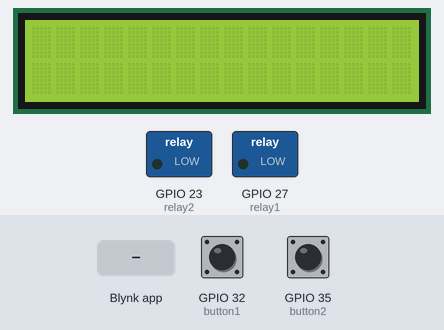
Simulated run of this program. Board: ESP32. Shown: 16×2 character LCD, switched loads named in the program (green lamp = pin HIGH). Inputs (shaded band) come from the test bench; at power-on: GPIO 32 (button1) HIGH, GPIO 35 (button2) HIGH. WiFi joins after 1.5 s; servers stay silent unless stated; the modem accepts every AT command (registered, SIM ready, sends succeed) and sends nothing else.

Above: at 3.5 s.
3.6 s: Blynk app writes 1 to V0
At 4.7 s:
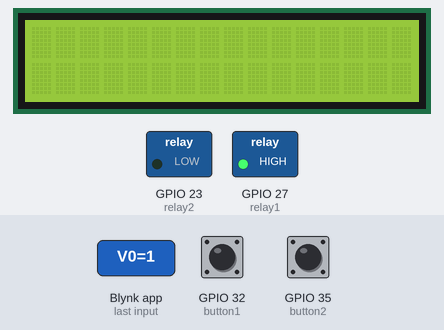
5.1 s: Blynk app writes 1 to V1
At 5.8 s:
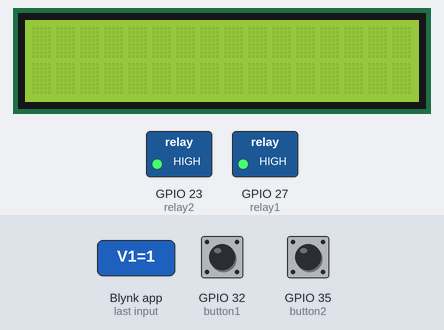
6.6 s: Blynk app writes 0 to V0
At 7.0 s:
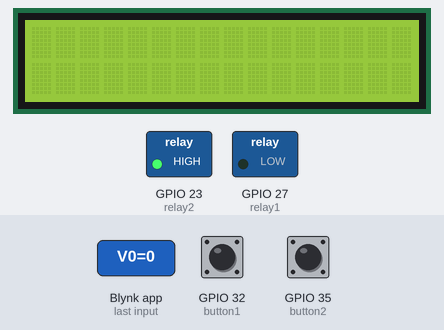
8.1 s: Blynk app writes 200 to V0
At 9.3 s:
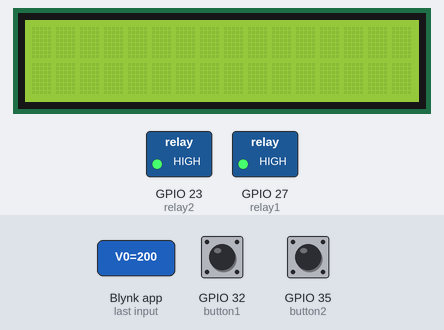
9.6 s: Blynk app writes 0 to V1
At 10.4 s:
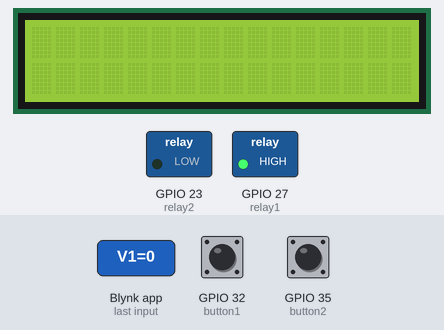
Timing chart, 0 to 12.1 s (numbered marks = the images above; inputs shaded):
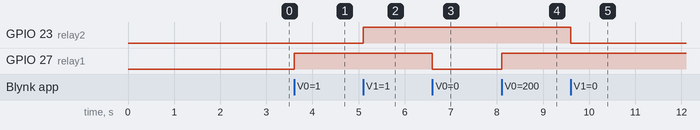

Measured:
- after the input at 3.6 s, GPIO 27 (relay1): LOW → HIGH at once
- after the input at 5.1 s, GPIO 23 (relay2): LOW → HIGH at once
- after the input at 6.6 s, GPIO 27 (relay1): HIGH → LOW at once
- after the input at 8.1 s, GPIO 27 (relay1): LOW → HIGH at once
- after the input at 9.6 s, GPIO 23 (relay2): HIGH → LOW at once

The program:

main.cpp
```cpp
#define BLYNK_PRINT Serial
#define BLYNK_TEMPLATE_ID "TMPL6Sr5D1H_9"
#define BLYNK_TEMPLATE_NAME "ESP32"
#define BLYNK_AUTH_TOKEN "-gGhW1gqIHhy71Km0vELc54OFICz3z3d"

#define relay1 27
#define relay2 23
#define button1 32
#define button2 35
#define pin_rx 2
#define pin_tx 4

#include <Arduino.h>
#include <WiFi.h>
#include <BlynkSimpleEsp32.h>
#include <LiquidCrystal_I2C.h>
#include<HardwareSerial.h>

LiquidCrystal_I2C lcd = LiquidCrystal_I2C(0x27, 16, 2);
BlynkTimer timer;

// dùng uart giao tiếp cho Module Sim
HardwareSerial sim_uart1(1);

const char *ssid = "P.204";
const char *pass = "23456789";
const char *auth = "-gGhW1gqIHhy71Km0vELc54OFICz3z3d";

unsigned long now_time = millis();
unsigned long last_time = 0;


bool flag1 = 0, flag2 = 0;

void wifi();
void IRAM_ATTR nutnhan1();
void IRAM_ATTR nutnhan2();

BLYNK_WRITE(V0){
  flag1 = param.asInt();
}
BLYNK_WRITE(V1){
  flag2 = param.asInt();
}

void checkbutton(){
  Blynk.virtualWrite(V0, flag1);
  Blynk.virtualWrite(V1, flag2);
}

void setup(){
  Serial.begin(9600);
  wifi();

  pinMode(button1, INPUT_PULLUP);
  pinMode(button2, INPUT_PULLUP);
  pinMode(relay1, OUTPUT);
  pinMode(relay2, OUTPUT);

  attachInterrupt(button1, nutnhan1, FALLING);
  attachInterrupt(button2, nutnhan2, FALLING);

  // dùng timer trong blynk để đẩy dữ liệu lên app chính xác. Nếu để trong hàm loop thì đẩy lên không như mong muốn
  timer.setInterval(200L, checkbutton);

  lcd.init();
  lcd.backlight();

  sim_uart1.begin(9600, SERIAL_8N1, pin_rx, pin_tx);
  delay(500);

  sim_uart1.println("AT");
  sim_uart1.println("AT + CMGF = 1");
  sim_uart1.println("AT + CNMI = 1, 2, 0, 0, 0");
}

void loop(){
  Blynk.run();
  digitalWrite(relay1, flag1);
  digitalWrite(relay2, flag2);

}

void wifi(){
  WiFi.begin(ssid, pass);
  while(WiFi.status() != WL_CONNECTED){
    delay(500);
    lcd.setCursor(2, 0);
    lcd.print(".");
  }
  lcd.setCursor(2, 0);
  lcd.print("WiFi connected!");
  Blynk.begin(auth, ssid, pass);
}

void IRAM_ATTR nutnhan1(){
  if(now_time - last_time > 50){ // giữ ổn định lớn hơn 50
    flag1 != flag1;
    last_time = millis();
  }
}
void IRAM_ATTR nutnhan2(){
  if(now_time - last_time > 50){
    flag2 != flag2;
    last_time = millis();
  }
}
```
